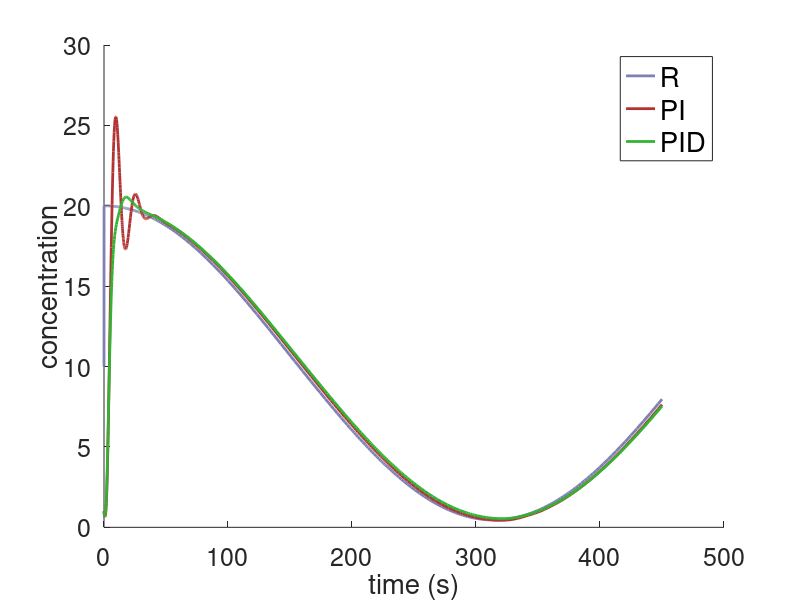

Reproduce this figure in MATLAB.
function createSineFigure()

constant1 = csvread('sinePI.csv');
constant2 = csvread('sinePID.csv');

XData1 = constant1(:,1);
XData2 = constant2(:,1);

YData1 = constant1(:, 2);
YData2 = constant1(:, 3);
YData3 = constant2(:, 3);

% Create figure
figure1 = figure;

% Create axes
axes1 = axes('Parent',figure1,'FontSize',18);

% Create line
line(XData1,YData1,'Parent',axes1,'DisplayName','R','LineWidth',2,...
    'Color',[0.5 0.5 0.7]);

% Create line
line(XData1,YData2,'Parent',axes1,'DisplayName','PI','LineWidth',2,...
    'Color',[0.7 0.2 0.2]);

% Create line
line(XData2,YData3,'Parent',axes1,'DisplayName','PID','LineWidth',2,...
    'Color',[0.2 0.7 0.2]);

% Create xlabel
xlabel('time (s)','FontSize',20);

% Create ylabel
ylabel('concentration','FontSize',20);

% Create legend
legend1 = legend(axes1,'show');
set(legend1,'FontSize',20);
